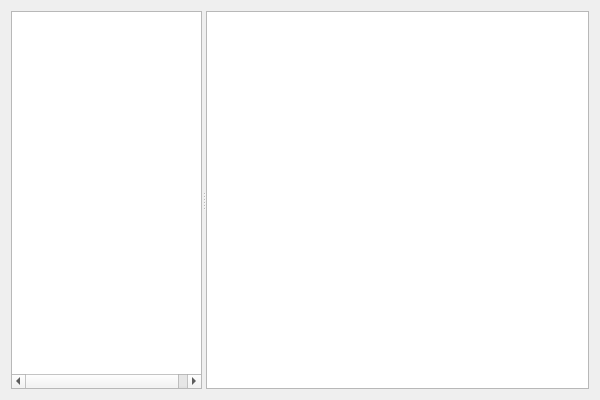
<?xml version="1.0" encoding="UTF-8"?>
<ui version="4.0">
 <class>NodeInfoClass</class>
 <widget class="QWidget" name="NodeInfoClass">
  <property name="geometry">
   <rect>
    <x>0</x>
    <y>0</y>
    <width>600</width>
    <height>400</height>
   </rect>
  </property>
  <property name="windowTitle">
   <string>NodeInfo</string>
  </property>
  <layout class="QVBoxLayout" name="verticalLayout">
   <item>
    <widget class="QSplitter" name="splitter">
     <property name="orientation">
      <enum>Qt::Horizontal</enum>
     </property>
     <widget class="QTreeWidget" name="treeWidget">
      <property name="enabled">
       <bool>true</bool>
      </property>
      <property name="sizePolicy">
       <sizepolicy hsizetype="Expanding" vsizetype="Expanding">
        <horstretch>1</horstretch>
        <verstretch>0</verstretch>
       </sizepolicy>
      </property>
      <property name="maximumSize">
       <size>
        <width>16777215</width>
        <height>16777215</height>
       </size>
      </property>
      <property name="lineWidth">
       <number>1</number>
      </property>
      <attribute name="headerVisible">
       <bool>false</bool>
      </attribute>
      <column>
       <property name="text">
        <string>Name</string>
       </property>
      </column>
      <column>
       <property name="text">
        <string>Type</string>
       </property>
      </column>
     </widget>
     <widget class="QTextBrowser" name="textBrowser">
      <property name="sizePolicy">
       <sizepolicy hsizetype="Expanding" vsizetype="Expanding">
        <horstretch>2</horstretch>
        <verstretch>0</verstretch>
       </sizepolicy>
      </property>
     </widget>
    </widget>
   </item>
  </layout>
 </widget>
 <layoutdefault spacing="6" margin="11"/>
 <resources/>
 <connections/>
</ui>
